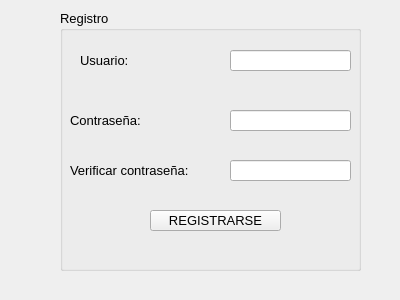
<?xml version="1.0" encoding="UTF-8"?>
<ui version="4.0">
 <class>Registro</class>
 <widget class="QWidget" name="Registro">
  <property name="geometry">
   <rect>
    <x>0</x>
    <y>0</y>
    <width>400</width>
    <height>300</height>
   </rect>
  </property>
  <property name="windowTitle">
   <string>Form</string>
  </property>
  <widget class="QGroupBox" name="groupBox">
   <property name="geometry">
    <rect>
     <x>60</x>
     <y>10</y>
     <width>301</width>
     <height>261</height>
    </rect>
   </property>
   <property name="font">
    <font>
     <family>Arial</family>
     <pointsize>10</pointsize>
    </font>
   </property>
   <property name="title">
    <string>Registro</string>
   </property>
   <widget class="QLabel" name="label">
    <property name="geometry">
     <rect>
      <x>20</x>
      <y>40</y>
      <width>71</width>
      <height>21</height>
     </rect>
    </property>
    <property name="text">
     <string>Usuario:</string>
    </property>
   </widget>
   <widget class="QLabel" name="label_2">
    <property name="geometry">
     <rect>
      <x>10</x>
      <y>100</y>
      <width>121</width>
      <height>21</height>
     </rect>
    </property>
    <property name="text">
     <string>Contraseña:</string>
    </property>
   </widget>
   <widget class="QLineEdit" name="UserName">
    <property name="geometry">
     <rect>
      <x>170</x>
      <y>40</y>
      <width>121</width>
      <height>21</height>
     </rect>
    </property>
   </widget>
   <widget class="QLineEdit" name="passwoord">
    <property name="geometry">
     <rect>
      <x>170</x>
      <y>100</y>
      <width>121</width>
      <height>21</height>
     </rect>
    </property>
   </widget>
   <widget class="QPushButton" name="registro">
    <property name="geometry">
     <rect>
      <x>90</x>
      <y>200</y>
      <width>131</width>
      <height>21</height>
     </rect>
    </property>
    <property name="text">
     <string>REGISTRARSE</string>
    </property>
   </widget>
   <widget class="QLineEdit" name="passwoord_2">
    <property name="geometry">
     <rect>
      <x>170</x>
      <y>150</y>
      <width>121</width>
      <height>21</height>
     </rect>
    </property>
   </widget>
   <widget class="QLabel" name="label_3">
    <property name="geometry">
     <rect>
      <x>10</x>
      <y>150</y>
      <width>121</width>
      <height>21</height>
     </rect>
    </property>
    <property name="text">
     <string>Verificar contraseña:</string>
    </property>
   </widget>
  </widget>
 </widget>
 <resources/>
 <connections/>
</ui>
